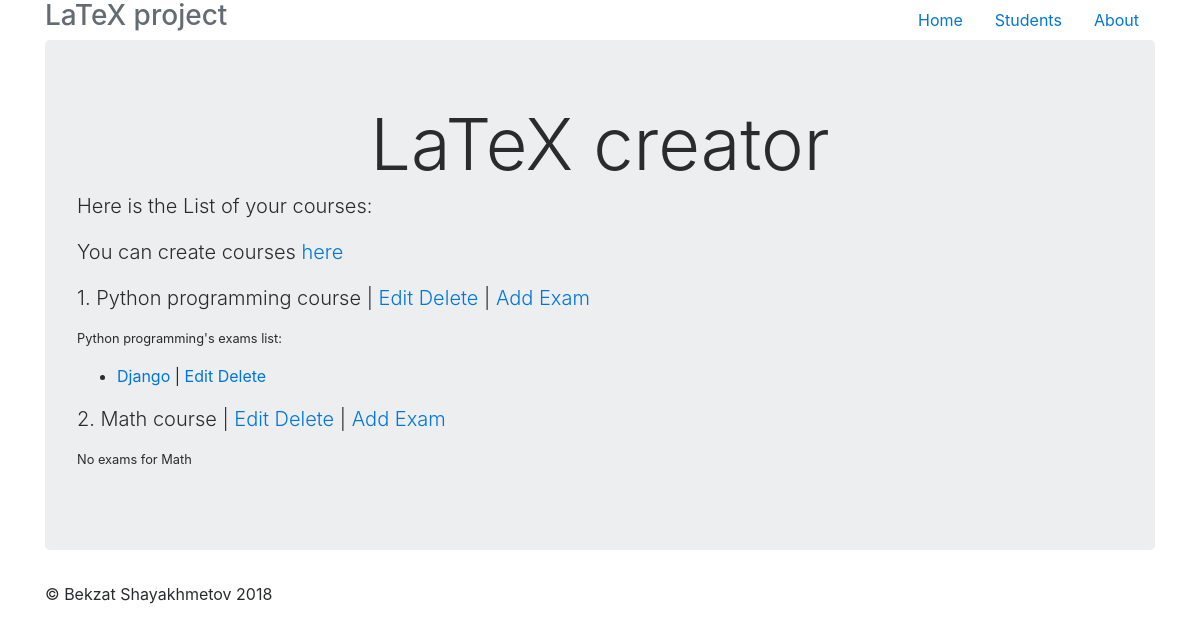
Before: / with the older database file.
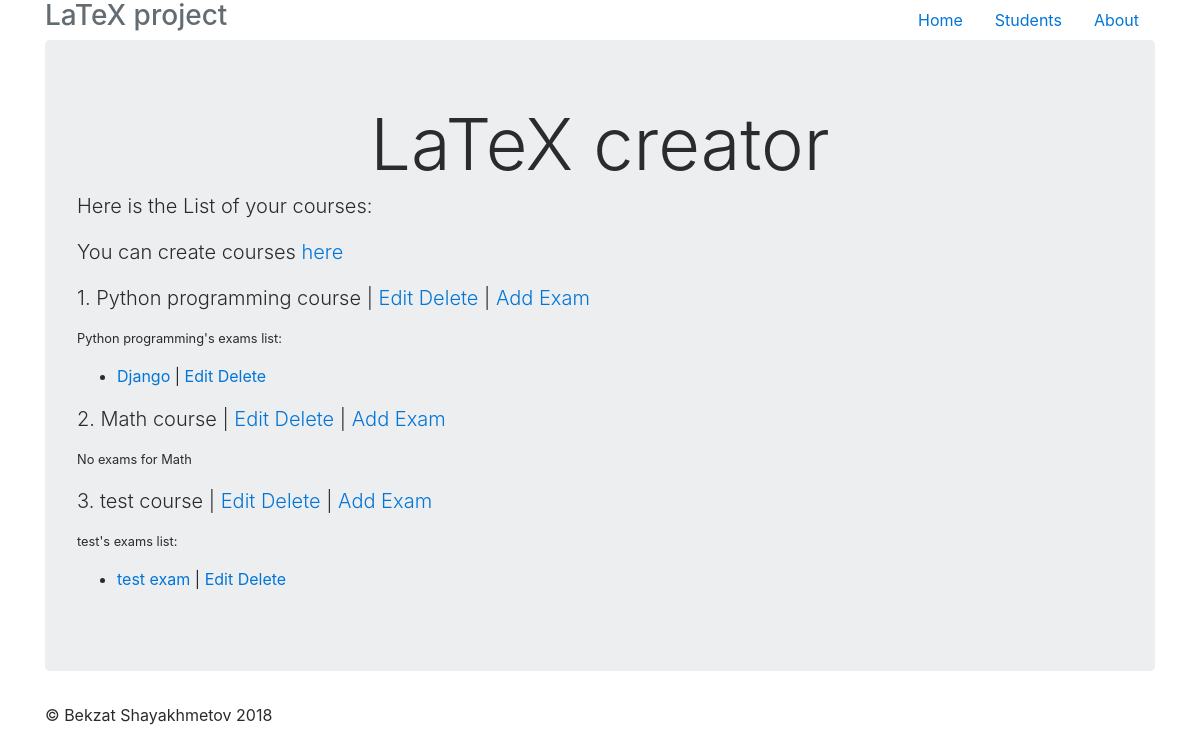
After: the same page with the newer database file.
### course/models.py (models this page shows)
class Course(models.Model):
    name_of_course = models.CharField(max_length=50)
    def __str__(self):
        return self.name_of_course

### exam/models.py (models this page shows, shortened)
class Exam(models.Model):
    name_of_exam = models.CharField(max_length=50)
    course = models.ForeignKey('course.Course', on_delete=models.CASCADE)
    def __str__(self):
        return self.name_of_exam

### studysystem/views.py (the view)
# urls.py: path('', include('studysystem.urls'), name="home_page"),
def home_page(request):
    c = Course.objects.all()
    context = {"courses": c}
    return render(request, 'home.html', context)

### studysystem/templates/home.html
{%extends 'base.html'%}
{%block content%}
    <div class="jumbotron">
          <h1 class="display-3 centered">LaTeX creator</h1>
          {%if courses%}
            <p class="lead">Here is the List of your courses: </p>
           <p class="lead">You can create courses <a href="{% url 'course:add_course' %}">here</a></p>
            {%for course in courses%}
                <p class="lead">{{forloop.counter}}. {{course}} course | <a href="{%url 'course:edit_course' course.id%}"> Edit </a> <a href="{%url 'course:delete_course' course.id%}"> Delete</a> | <a href="{%url 'exam:add_exam' course.id%}">Add Exam</a></p>
                {%if course.exam_set.all%}
                  <p class="lead small">{{course}}'s exams list:</p>
                    {% for exam in course.exam_set.all%}
                        <ul>
                            <li>
                              <p><a href="{%url 'exam:get_exam' exam.id %}">{{exam}}</a> | <a href="{%url 'exam:edit_exam' exam.id%}">Edit </a> <a href="{%url 'exam:delete_exam' exam.id%}"> Delete</a></p>
                            </li>
                        </ul>
                    {%endfor%}
                    {%else%}
                      <p class="lead small">No exams for {{course}}</p>
                  {%endif%}
            {%endfor%}
          {%else%}
           <p class="lead">There are no courses. You can create it <a href="{% url 'course:add_course' %}">now</a></p>
          {%endif%}
    </div>
{%endblock%}

Changed rows visible on the page:
added Course: name_of_course "test"
added Exam: name_of_exam "test exam", shown under "test"
